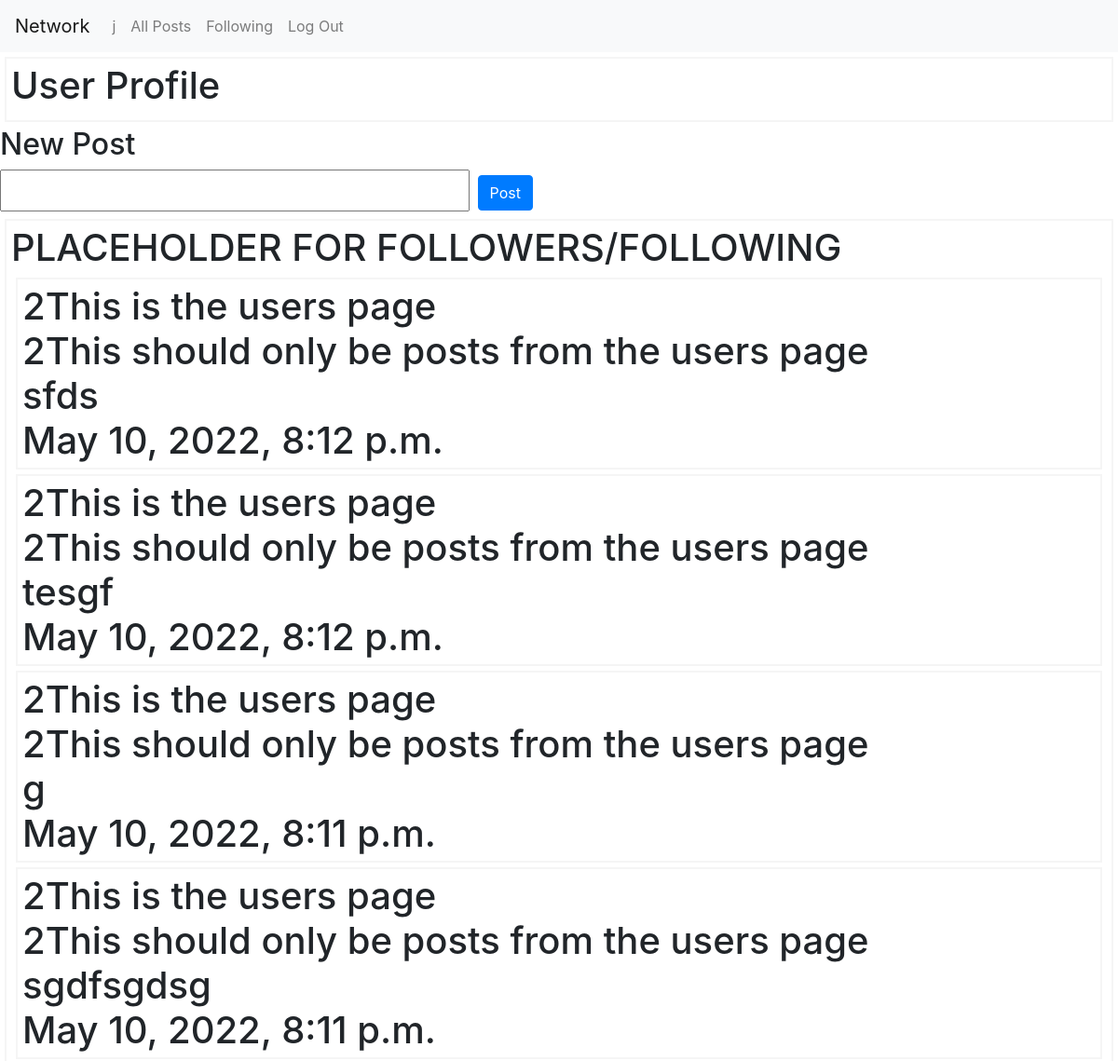
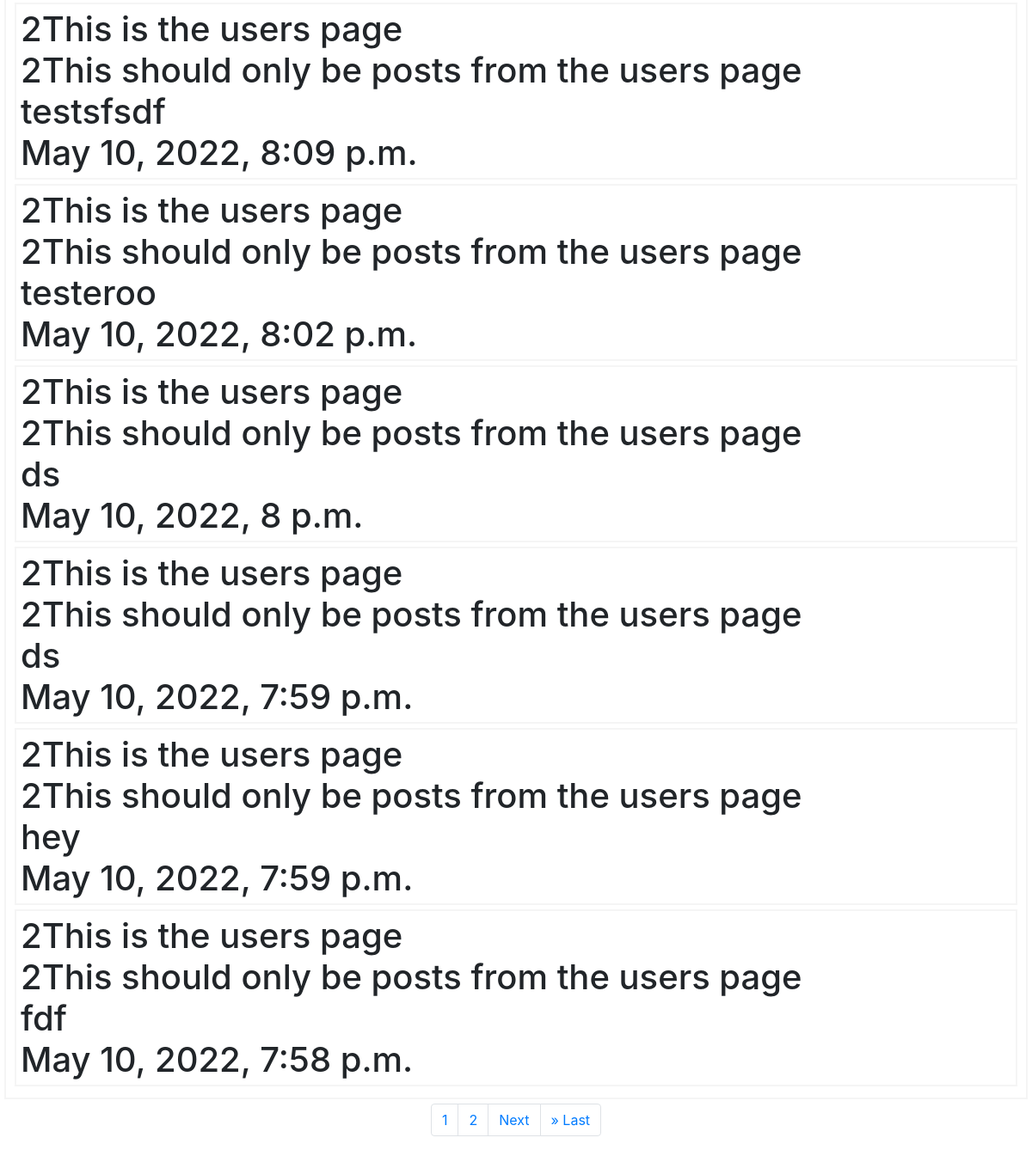
The page /user/2 (signed in) on the database its author committed (2 pictures, top to bottom).
### network/models.py (models this page shows)
class User(AbstractUser):
    pass

class Posts(models.Model):
    content = models.TextField(max_length=280)
    user = models.ForeignKey(
        "User", on_delete=models.CASCADE, related_name="Posts")
    timestamp = models.DateTimeField(auto_now_add=True)

### network/views.py (the view)
# urls.py: path("user/<int:user>", views.user_details, name="user_details")
def user_details(request, user):
    users_page = user
    page = request.GET.get('page')
    all_posts = Posts.objects.filter(
        user=user).order_by('-timestamp')
    all_posts = Paginator(all_posts, 10)
    posts = all_posts.get_page(page)
    return render(request, "network/user.html", {
        'posts': posts,
        "users_page": users_page})
    page_number = "test"
    return HttpResponse(user)

### network/templates/network/user.html (shortened to what this page needs)
{% extends "network/layout.html" %}
{% load static %}
{% block body %}
<div class="user-posts" id="user-profile-title">
    <h1> User Profile <h1>
</div>
<div id='new-post-form'>
    <h2> New Post <h2>
            <form id="post-form" action="{% url 'create' %}" method="POST">
                <input id="form-input" name='form_input'>
                <input id='submit-button' type="submit" class="btn btn-primary" value="Post" />
            </form>
</div>
<div class="user-posts" id="user-profile">
    <h1> PLACEHOLDER FOR FOLLOWERS/FOLLOWING <h1>
            {% for post in posts%}
            <div class='user-posts' id='{{post.id}}'>
                {{users_page}}This is the users page<br>
                {{post.user.id}}This should only be posts from the users page<br>
                {{post.content}}<br>
                {{post.timestamp}}<br>
            </div>
            {% endfor %}
</div>
<nav aria-label="..." class="user-post-paginator">
    <ul class="pagination justify-content-center">
        {% for i in posts.paginator.page_range%}
        <li class="page-item"><a class="page-link" href="?page={{i}}">{{i}}</a></li>
        {%endfor%}
        {% if posts.has_next %}
        <li class="page-item"><a class="page-link" href="?page={{posts.next_page_number}}">Next</a></li>
        <li class="page-item"><a class="page-link" href="?page={{posts.paginator.num_pages}}">&raquo; Last</a></li>
        {% endif %}
    </ul>
</nav>
{% endblock %}

### network/templates/network/layout.html (shortened to what this page needs)
{% load static %}
<!DOCTYPE html>
<html lang="en">
<head>
    <link rel="stylesheet" href="https://stackpath.bootstrapcdn.com/bootstrap/4.4.1/css/bootstrap.min.css"
>
    <link href="{% static 'network/styles.css' %}" rel="stylesheet">
</head>
<body>
    <nav class="navbar navbar-expand-lg navbar-light bg-light">
        <a id="network" class="navbar-brand" href="#">Network</a>
        <div>
            <ul class="navbar-nav mr-auto">
                {% if user.is_authenticated %}
                <li class="nav-item">
                    <a id="Username" class="nav-link"
                        href="{% url 'user_details' request.user.id %}">{{ user.username }}</a>
                </li>
                {% endif %}
                <li class="nav-item">
                    <a id="All-posts" class="nav-link" href="{% url 'index' %}">All Posts</a>
                </li>
                {% if user.is_authenticated %}
                <li class="nav-item">
                    <a id="Following" class="nav-link" href="#">Following</a>
                </li>
                <li class="nav-item">
                    <a class="nav-link" href="{% url 'logout' %}">Log Out</a>
                </li>
                {% endif %}
            </ul>
        </div>
    </nav>
    <div class="body">
        {% block body %}
        {% endblock %}
    </div>
</body>
</html>

### network/static/network/styles.css (style rules this page uses)
.user-posts { border: 2px solid whitesmoke; padding: 5px; margin: 5px; display: block; }

### rows shown on the page
User: username "j"
Posts: user "2", user.id "2", content "sfds", timestamp "May 10, 2022, 8:12 p.m."
Posts: user "2", user.id "2", content "tesgf", timestamp "May 10, 2022, 8:12 p.m."
Posts: user "2", user.id "2", content "g", timestamp "May 10, 2022, 8:11 p.m."
Posts: user "2", user.id "2", content "sgdfsgdsg", timestamp "May 10, 2022, 8:11 p.m."
Posts: user "2", user.id "2", content "testsfsdf", timestamp "May 10, 2022, 8:09 p.m."
Posts: user "2", user.id "2", content "testeroo", timestamp "May 10, 2022, 8:02 p.m."
Posts: user "2", user.id "2", content "ds", timestamp "May 10, 2022, 8 p.m."
Posts: user "2", user.id "2", content "ds", timestamp "May 10, 2022, 7:59 p.m."
Posts: user "2", user.id "2", content "hey", timestamp "May 10, 2022, 7:59 p.m."
Posts: user "2", user.id "2", content "fdf", timestamp "May 10, 2022, 7:58 p.m."

### other values the page prints
{{ i }} "1" "2"
